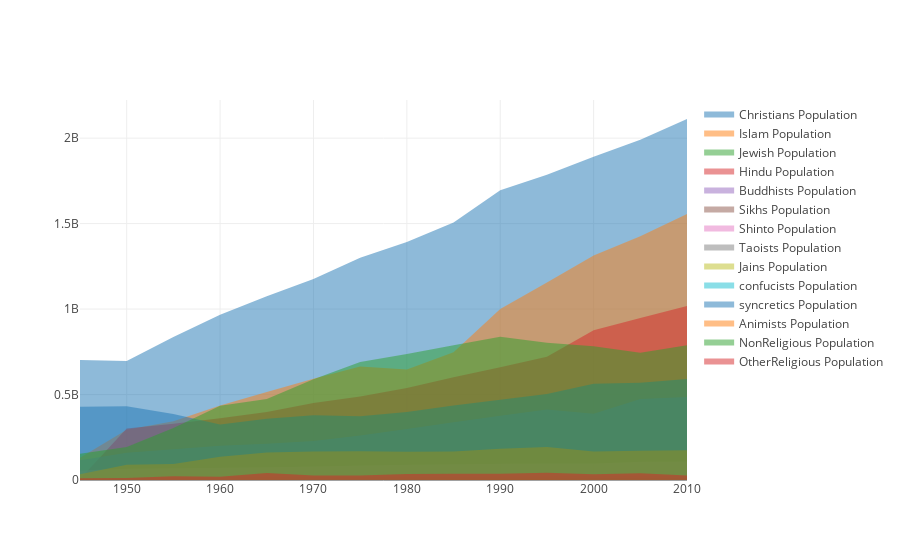

Write notebook code for a chart like this one.
### Code cell
import plotly.graph_objs as go
from plotly.offline import download_plotlyjs, init_notebook_mode, plot, iplot
init_notebook_mode(connected=True)
import plotly as py
#chart_studio.plotly
import plotly.graph_objs as go


ChristiansPopulation = go.Scatter(
    x=wp_gob['year'],
    y=list(wp_gob['total christians']),
    fill='tozeroy',
    name='Christians Population',
    mode= 'none'
)
IslamPopulation = go.Scatter(
    x=wp_gob['year'],
    y=list(wp_gob['total muslims']),
    fill='tozeroy',
    name ='Islam Population',
    mode= 'none'
)   
HinduPopulation = go.Scatter(
    x=wp_gob['year'],
    y=list(wp_gob['total hindus']),
    fill='tozeroy',
    name ='Hindu Population',
    mode= 'none'
)   
JewishPopulation = go.Scatter(
    x=wp_gob['year'],
    y=list(wp_gob['total jews']),
    fill='tozeroy',
    name ='Jewish Population',
    mode= 'none'
)  
BuddhistsPopulation = go.Scatter(
    x=wp_gob['year'],
    y=list(wp_gob['total buddhists']),
    fill='tozeroy',
    name ='Buddhists Population',
    mode= 'none'
)
SikhsPopulation = go.Scatter(
    x=wp_gob['year'],
    y=list(wp_gob['total sikhs']),
    fill='tozeroy',
    name ='Sikhs Population',
    mode= 'none'
)
ShintoPopulation = go.Scatter(
    x=wp_gob['year'],
    y=list(wp_gob['total shinto']),
    fill='tozeroy',
    name ='Shinto Population',
    mode= 'none'
)
TaoistsPopulation = go.Scatter(
    x=wp_gob['year'],
    y=list(wp_gob['total taoists']),
    fill='tozeroy',
    name ='Taoists Population',
    mode= 'none'
)
JainsPopulation = go.Scatter(
    x=wp_gob['year'],
    y=list(wp_gob['total jains']),
    fill='tozeroy',
    name ='Jains Population',
    mode= 'none'
)
ConfucistsPopulation = go.Scatter(
    x=wp_gob['year'],
    y=list(wp_gob['total confucists']),
    fill='tozeroy',
    name ='confucists Population',
    mode= 'none'
)
SyncreticsPopulation = go.Scatter(
    x=wp_gob['year'],
    y=list(wp_gob['total syncretics']),
    fill='tozeroy',
    name ='syncretics Population',
    mode= 'none'
)
AnimistsPopulation = go.Scatter(
    x=wp_gob['year'],
    y=list(wp_gob['total animists']),
    fill='tozeroy',
    name ='Animists Population',
    mode= 'none'
)
NonReligiousPopulation = go.Scatter(
    x=wp_gob['year'],
    y=list(wp_gob['non religious']),
    fill='tozeroy',
    name ='NonReligious Population',
    mode= 'none'
)
OtherReligionsPopulation = go.Scatter(
    x=wp_gob['year'],
    y=list(wp_gob['other religions']),
    fill='tozeroy',
    name ='OtherReligious Population',
    mode= 'none'
)



data = [ChristiansPopulation,IslamPopulation,JewishPopulation,HinduPopulation,BuddhistsPopulation,SikhsPopulation,ShintoPopulation,TaoistsPopulation,JainsPopulation,ConfucistsPopulation,SyncreticsPopulation,AnimistsPopulation,NonReligiousPopulation,OtherReligionsPopulation]
iplot(data, filename='/Users/saurabhwadhawane/areachart1.html')

### Figure 1 — Plotly figure (JSON) as saved in the notebook; plotly's stock layout.template omitted (floating-point values rounded to 4 significant figures)
{"data": [{"fill": "tozeroy", "mode": "none", "name": "Christians Population", "type": "scatter", "uid": "355a6a2d-0752-4327-b537-c9199ad5ba51", "x": [1945, 1950, 1955, 1960, 1965, 1970, 1975, 1980, 1985, 1990, 1995, 2000, 2005, 2010], "y": [701350290, 696480122, 836002102, 966967595, 1074713786, 1176605676, 1300116609, 1392078609, 1506919051, 1695081219, 1785414969, 1890923184, 1990731467, 2111912953]}, {"fill": "tozeroy", "mode": "none", "name": "Islam Population", "type": "scatter", "uid": "e537ffe7-aec3-4ee6-9419-fb683499d85d", "x": [1945, 1950, 1955, 1960, 1965, 1970, 1975, 1980, 1985, 1990, 1995, 2000, 2005, 2010], "y": [130760281, 294121067, 344072007, 435123088, 514634057, 592342288, 663674348, 647139477, 747128591, 999680318, 1154990606, 1314048240, 1426454346, 1555482766]}, {"fill": "tozeroy", "mode": "none", "name": "Jewish Population", "type": "scatter", "uid": "57c5d5f1-a6c4-415d-8c1a-5e65ad090654", "x": [1945, 1950, 1955, 1960, 1965, 1970, 1975, 1980, 1985, 1990, 1995, 2000, 2005, 2010], "y": [12009400, 13698294, 12986204, 13728856, 14253679, 14833409, 15914548, 16606995, 16782995, 14869547, 14072306, 13446312, 14270328, 14023309]}, {"fill": "tozeroy", "mode": "none", "name": "Hindu Population", "type": "scatter", "uid": "ff840b35-436e-4f0e-9f7e-61eba386f546", "x": [1945, 1950, 1955, 1960, 1965, 1970, 1975, 1980, 1985, 1990, 1995, 2000, 2005, 2010], "y": [5389197, 301349500, 328704605, 361169167, 397863182, 449824489, 488621807, 537594394, 601622535, 659849828, 720868905, 875605734, 947361362, 1017342648]}, {"fill": "tozeroy", "mode": "none", "name": "Buddhists Population", "type": "scatter", "uid": "a3e8aae6-3597-4aed-852f-6da02147021c", "x": [1945, 1950, 1955, 1960, 1965, 1970, 1975, 1980, 1985, 1990, 1995, 2000, 2005, 2010], "y": [116237936, 159011902, 179384199, 200439159, 212593384, 228802634, 260324284, 298402116, 337670689, 375247755, 411955330, 388256056, 474117121, 485246937]}, {"fill": "tozeroy", "mode": "none", "name": "Sikhs Population", "type": "scatter", "uid": "8f0a325c-9cec-4ead-a4d9-4d7735ebc1c2", "x": [1945, 1950, 1955, 1960, 1965, 1970, 1975, 1980, 1985, 1990, 1995, 2000, 2005, 2010], "y": [20809, 5932557, 6407617, 8088138, 8895685, 10686632, 12477870, 14276856, 14921905, 19201480, 19075084, 20052963, 21869149, 23776500]}, {"fill": "tozeroy", "mode": "none", "name": "Shinto Population", "type": "scatter", "uid": "04048de0-0e46-4113-8979-e09110e3c8c3", "x": [1945, 1950, 1955, 1960, 1965, 1970, 1975, 1980, 1985, 1990, 1995, 2000, 2005, 2010], "y": [55228775, 65452839, 68145114, 71357167, 74982591, 79156350, 85416548, 89429228, 92520741, 94607820, 96137007, 97189265, 107221255, 108343192]}, {"fill": "tozeroy", "mode": "none", "name": "Taoists Population", "type": "scatter", "uid": "5ec53801-caeb-4aa5-bbbd-4e2a90d8a515", "x": [1945, 1950, 1955, 1960, 1965, 1970, 1975, 1980, 1985, 1990, 1995, 2000, 2005, 2010], "y": [120950, 921828, 1182738, 1357348, 1704647, 1981266, 2895296, 3875752, 4627936, 5884833, 6521306, 9800202, 12295370, 9879877]}, {"fill": "tozeroy", "mode": "none", "name": "Jains Population", "type": "scatter", "uid": "ce677f4e-6f10-424f-aded-359748d7b2af", "x": [1945, 1950, 1955, 1960, 1965, 1970, 1975, 1980, 1985, 1990, 1995, 2000, 2005, 2010], "y": [181, 1817254, 1620662, 2031760, 2341748, 2628762, 2942380, 3258083, 3567900, 3884764, 4096172, 4322367, 4744957, 5115141]}, {"fill": "tozeroy", "mode": "none", "name": "confucists Population", "type": "scatter", "uid": "44386ede-88ac-4703-8afd-d06d46085447", "x": [1945, 1950, 1955, 1960, 1965, 1970, 1975, 1980, 1985, 1990, 1995, 2000, 2005, 2010], "y": [0, 2646410, 2956319, 3593958, 4441376, 5286931, 5174923, 5470087, 1169027, 1300279, 1273987, 3816742, 3850741, 3987537]}, {"fill": "tozeroy", "mode": "none", "name": "syncretics Population", "type": "scatter", "uid": "90b2cf3a-46d9-4dd2-8e78-bcd3135633b2", "x": [1945, 1950, 1955, 1960, 1965, 1970, 1975, 1980, 1985, 1990, 1995, 2000, 2005, 2010], "y": [428660117, 431942094, 385702150, 325016083, 358844822, 379156729, 372344153, 398417206, 435629032, 469199898, 503019620, 562844555, 569336868, 590530545]}, {"fill": "tozeroy", "mode": "none", "name": "Animists Population", "type": "scatter", "uid": "7c0144d2-b0e8-47b5-8b81-54d9f49dd236", "x": [1945, 1950, 1955, 1960, 1965, 1970, 1975, 1980, 1985, 1990, 1995, 2000, 2005, 2010], "y": [33210080, 88853880, 93710944, 135768801, 160893706, 167009224, 168615279, 165629178, 166066939, 182182331, 192906325, 166747465, 171348718, 174264339]}, {"fill": "tozeroy", "mode": "none", "name": "NonReligious Population", "type": "scatter", "uid": "0817bb15-8747-44bf-883a-43384079490f", "x": [1945, 1950, 1955, 1960, 1965, 1970, 1975, 1980, 1985, 1990, 1995, 2000, 2005, 2010], "y": [153486530, 192925316, 304128449, 434629671, 474097850, 588838181, 690431832, 737801266, 788196309, 838271280, 802280726, 782412122, 743821311, 788323943]}, {"fill": "tozeroy", "mode": "none", "name": "OtherReligious Population", "type": "scatter", "uid": "1d6d7367-41fe-490c-ba2f-fb2364cadd91", "x": [1945, 1950, 1955, 1960, 1965, 1970, 1975, 1980, 1985, 1990, 1995, 2000, 2005, 2010], "y": [9856926, 12145951, 21379050, 18904435, 41159669, 26258961, 26800685, 35031049, 36373149, 36282109, 41903686, 33542527, 39044537, 26572933]}], "layout": {}}
